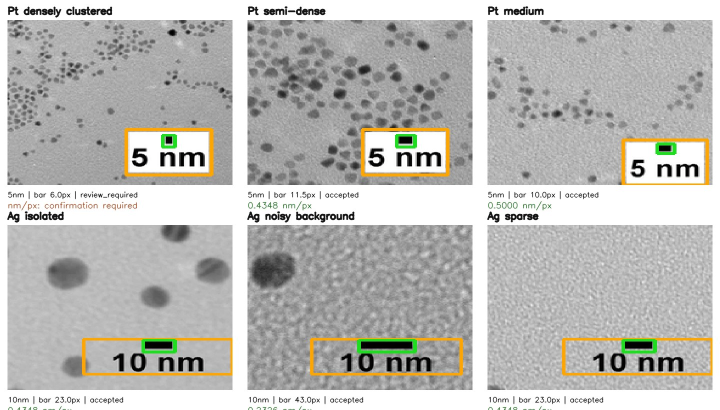
#> input picture v2/calibration_6_images.jpg, 1440 x 820 px (shown at 1/2 size); its folder holds only this picture in this run
$ python -i real_gt_benchmark.py   (imports and definitions only)   (older library calls are emulated)
#> lines starting #> are read from the running program, lines starting #| are printed output that depends on the picture
### v8/hrtem_texture.py
"""Conservative HRTEM crystalline nanoparticle candidate detector.

Not interchangeable with the bright-field Random Forest. Detects spatially
coherent lattice texture + locally darker particle envelopes; no expert-GT
performance claim. Empirical thresholds are explicit and kept in metadata.
"""
from __future__ import annotations
import argparse,csv,json,math,sys,hashlib
from pathlib import Path
import cv2
import numpy as np
from scipy import ndimage as ndi
from skimage import measure,morphology,feature,segmentation
import matplotlib
matplotlib.use('Agg')
import matplotlib.pyplot as plt
sys.path.insert(0,str(Path(__file__).resolve().parent))
from dm_io import load_dm,robust_preview,resize_scale,area_diameter_nm


def gabor_coherence(im):
    # Local periodic contrast; a crystalline particle has a dominant orientation
    # over many pixels, while amorphous support noise is approximately isotropic.
    val=[]
    for wavelength in (3.8,5.4,7.2):
        for angle in (0.,np.pi/4,np.pi/2,3*np.pi/4):
            ker=cv2.getGaborKernel((23,23),3.2,angle,wavelength,0.75,0,cv2.CV_32F)
            ker2=cv2.getGaborKernel((23,23),3.2,angle,wavelength,0.75,np.pi/2,cv2.CV_32F)
            # zero-sum prevents background brightness from appearing as texture
            ker-=ker.mean();ker2-=ker2.mean()
            a=cv2.filter2D(im,-1,ker)
            b=cv2.filter2D(im,-1,ker2)
            power=ndi.gaussian_filter(a*a+b*b,3.0)
            val.append(power)
    v=np.stack(val)
    # winner-takes-orientation score normalized to image-global robust scale
    sorted_power=np.sort(v,axis=0)
    lead=np.mean(sorted_power[-2:],axis=0)
    typical=np.median(sorted_power,axis=0)
    coh=np.maximum(lead-typical,0)
    upper=max(float(np.percentile(coh,99)),1e-8)
    return np.clip(coh/upper,0,1)


# [90 lines left out: function infer_hrtem, not called in this run]

# [6 lines that do not run on import are left out]

### v9/real_gt_benchmark.py
#!/usr/bin/env python3
"""v9 LBNL human-mask benchmark. Labels are NEVER used to tune thresholds."""
import argparse, csv, json
from pathlib import Path
import cv2, h5py, numpy as np
from scipy import ndimage as ndi
from skimage import morphology, measure
import matplotlib
# [1 line not run here, left out]
import matplotlib.pyplot as plt
import sys
sys.path.insert(0, str(Path(__file__).resolve().parents[1]/"v8"))
from hrtem_texture import gabor_coherence

# [20 lines left out: functions discover, read_sample, not called in this run]

def count_samples(ds):
    if ds.ndim==4:return ds.shape[0]
    return ds.shape[0] if ds.shape[1]>=64 and ds.shape[2]>=64 else ds.shape[-1]

def norm(im):
    x=np.asarray(im,dtype=np.float32)
    lo,hi=np.percentile(x,[.5,99.5])
    return np.clip((x-lo)/(hi-lo),0,1) if hi>lo else np.zeros_like(x)

# [6 lines left out: function v8_mask, not called in this run]

def v9_mask(im):
    """Higher specificity: background and irregular/merged detections are rejected."""
    x=norm(im)
    dark=np.maximum(ndi.gaussian_filter(x,28)-ndi.gaussian_filter(x,4.2),0)
    m=(dark>.029)&(gabor_coherence(x)>.19)
    m=ndi.binary_fill_holes(ndi.binary_closing(m,iterations=3))
    labels=measure.label(m)
    keep=np.zeros_like(m,dtype=bool)
    for obj in measure.regionprops(labels):
        if obj.area<95:continue
        circ=4*np.pi*obj.area/max(obj.perimeter_crofton**2,1)
        if circ<.55 or obj.solidity<.80:continue
        r0,c0,r1,c1=obj.bbox
        if r0==0 or c0==0 or r1==im.shape[0] or c1==im.shape[1]:continue
        keep[labels==obj.label]=True
    return keep

# [68 lines left out: functions gt_mask, metrics, plot, benchmark, not called in this run]

# [7 lines not run here, left out]

>>> import cv2
>>> picture = cv2.imread('../v2/calibration_6_images.jpg')
#> picture is the input picture: shape (820, 1440, 3); mean B, G, R 183.7, 187.5, 188.1
>>> result = v9_mask(picture)
#> in norm, `lo,hi=np.percentile(x,[.5,99.5])`: lo = 0; hi = 255
#> in v9_mask, `dark=np.maximum(ndi.gaussian_filter(x,28)-ndi.gaussian_filter(x,4.2),0)`:
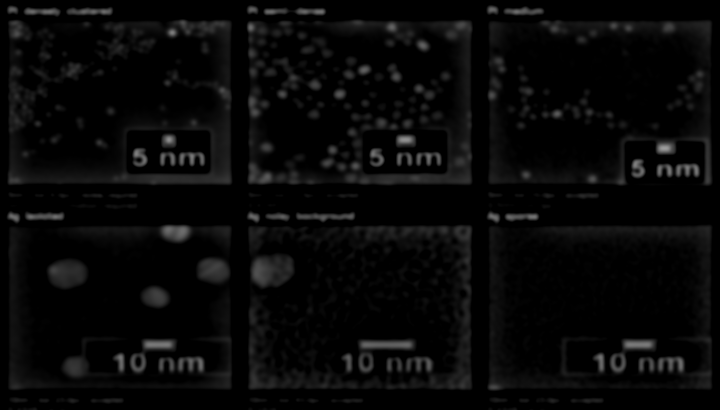
#> dark: shape (820, 1440, 3) float32 (shown at 1/2 size); mean B, G, R 0.0332, 0.0332, 0.0332
#> after the loop in gabor_coherence, `for wavelength in (3.8,5.4,7.2):`:
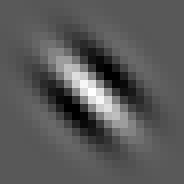
#> ker: shape (23, 23) float32 (shown 8 times larger); min -0.538, max 0.997, mean -3.27e-09; drawn with min black and max white
#> after the loop in gabor_coherence, `for wavelength in (3.8,5.4,7.2):`:
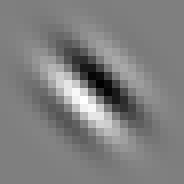
#> ker2: shape (23, 23) float32 (shown 8 times larger); min -0.856, max 0.856, mean -1.44e-09; drawn with min black and max white
#> after the loop in gabor_coherence, `for wavelength in (3.8,5.4,7.2):`: val = 12 items
#> in gabor_coherence, `lead=np.mean(sorted_power[-2:],axis=0)`:
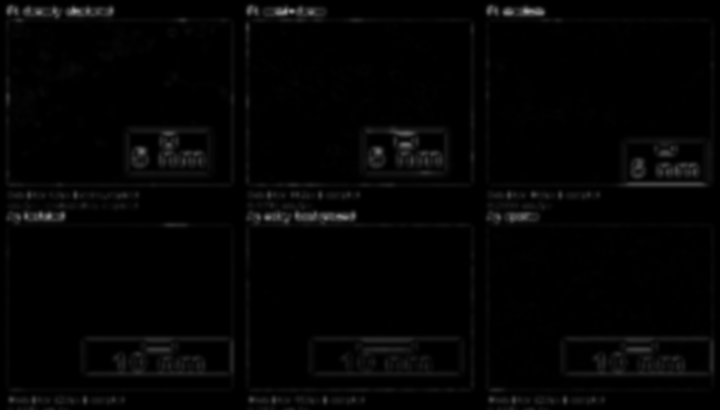
#> lead: shape (820, 1440, 3) float32 (shown at 1/2 size); mean of channels 0, 1, 2 4.4, 4.4, 4.4; drawn as B, G, R
#> in gabor_coherence, `typical=np.median(sorted_power,axis=0)`:
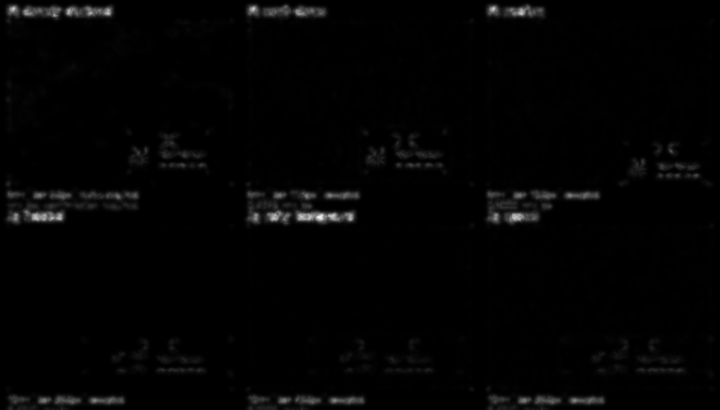
#> typical: shape (820, 1440, 3) float32 (shown at 1/2 size); mean of channels 0, 1, 2 0.5, 0.5, 0.5; drawn with min black and max white
#> in gabor_coherence, `upper=max(float(np.percentile(coh,99)),1e-8)`: upper = 46.18
#> in gabor_coherence, `return np.clip(coh/upper,0,1)`:
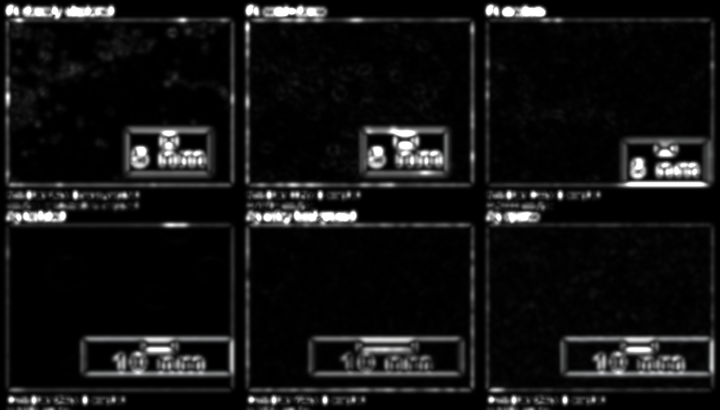
#> returned value: shape (820, 1440, 3) float32 (shown at 1/2 size); mean of channels 0, 1, 2 0.08, 0.0799, 0.0798; drawn as B, G, R
#> in v9_mask, `m=(dark>.029)&(gabor_coherence(x)>.19)`:
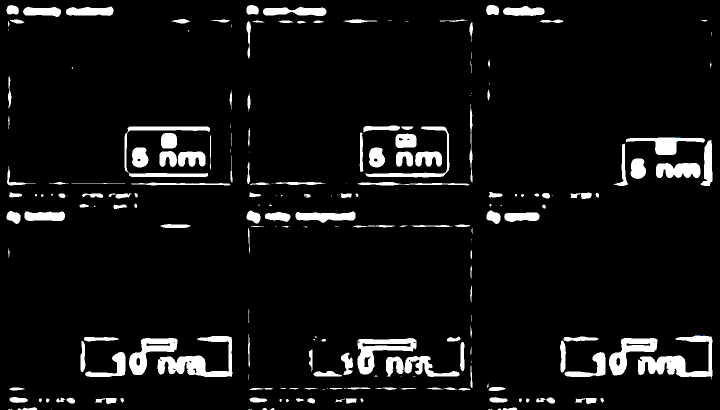
#> m: shape (820, 1440, 3) bool (shown at 1/2 size); mean B, G, R 0.0658, 0.0658, 0.0657
#> in v9_mask, `m=ndi.binary_fill_holes(ndi.binary_closing(m,iterations=3))`: m: shape (820, 1440, 3) bool; every value is 0
#> in v9_mask, `labels=measure.label(m)`: labels: shape (820, 1440, 3) int32; every value is 0

$ run again, on v2/comparison_6_images.jpg
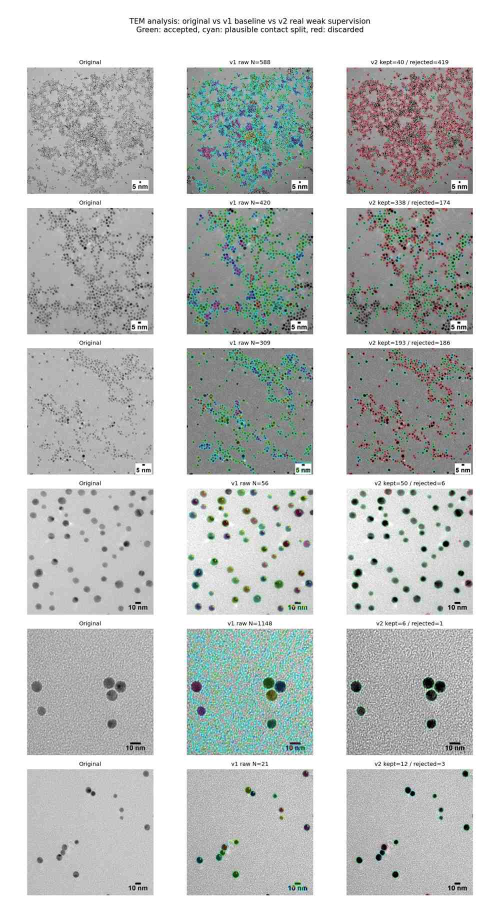
#> input picture v2/comparison_6_images.jpg, 1000 x 1803 px (shown at 1/2 size)
#> picture is the input picture: shape (1803, 1000, 3); mean B, G, R 195.9, 197.4, 193.8
#> lo = 29; hi = 255
#> after the loop in gabor_coherence, `for wavelength in (3.8,5.4,7.2):`: val = 12 items
#> in gabor_coherence, `typical=np.median(sorted_power,axis=0)`:
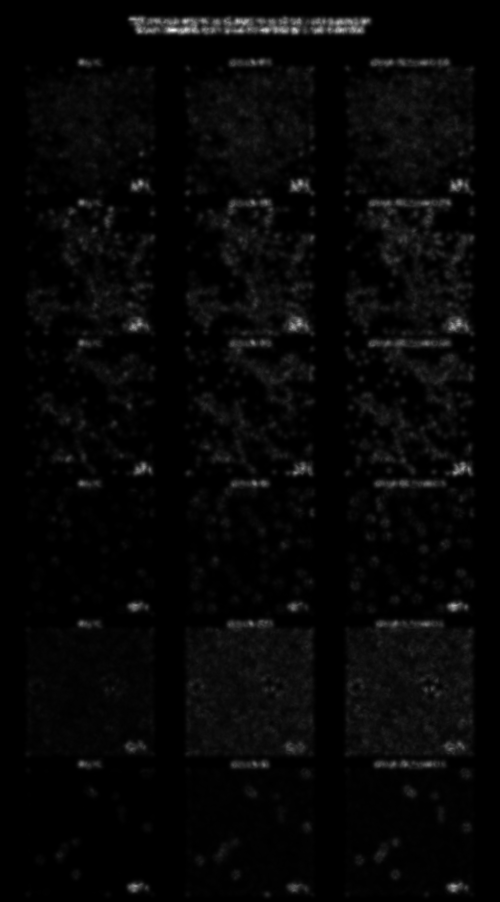
#> typical: shape (1803, 1000, 3) float32 (shown at 1/2 size); mean of channels 0, 1, 2 0.7, 0.7, 0.7; drawn with min black and max white
#> upper = 27.52
#> in v9_mask, `m=(dark>.029)&(gabor_coherence(x)>.19)`:
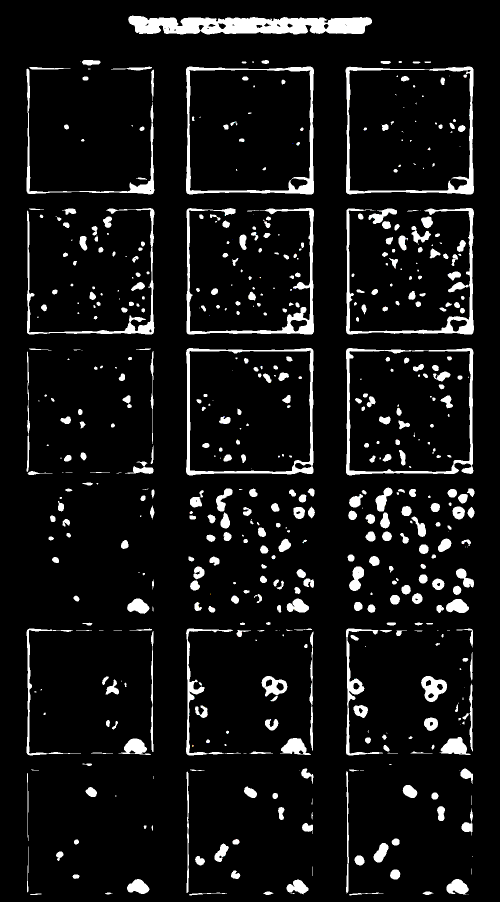
#> m: shape (1803, 1000, 3) bool (shown at 1/2 size); mean B, G, R 0.0769, 0.0769, 0.0769
#> labels: shape (1803, 1000, 3) int32; every value is 0
